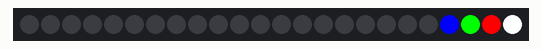
The sketch below on a simulated Arduino Uno, built with avr-gcc and run on an emulated ATmega328P. On the bench: 24 RGB LEDs in strip order, left to right.

Above: at 0.1 s.
At 63.1 s:
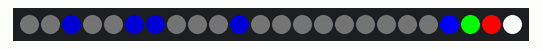
At 125.2 s:
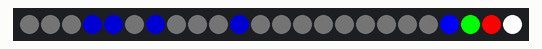

Measured:
- what the display in image 1 shows lasts 1.0 s, from 63.1 s to 64.1 s
- what the display in image 2 shows lasts 2.0 s, from 125.2 s to 127.2 s

The sketch:

neopixel_ring_speedtest.ino
```cpp
// Goal is to figure out how fast we can update the neopixel ring.
// According to specs for the WS2812B 3-color led chip,
// the refresh rate is (up to?) 400Hz, and the specs
// also claim that with a refresh rate of 30Hz, you can update
// a cascade of 1024 chips.
// For the NeoPixel Ring 24 driven by the trinket pro 5v (16MHz),
// I get a measurement of around 800 micros for executing
// strip.show() and waiting until strip.canShow() returns true.
// Note that we can use the ~50 micros that canShow consumes
// to do other work.

#include <Adafruit_NeoPixel.h>

#define PIN 6
#define NPIXELS 24

// Parameter 1 = number of pixels in strip
// Parameter 2 = Arduino pin number (most are valid)
// Parameter 3 = pixel type flags, add together as needed:
//   NEO_KHZ800  800 KHz bitstream (most NeoPixel products w/WS2812 LEDs)
//   NEO_KHZ400  400 KHz (classic 'v1' (not v2) FLORA pixels, WS2811 drivers)
//   NEO_GRB     Pixels are wired for GRB bitstream (most NeoPixel products)
//   NEO_RGB     Pixels are wired for RGB bitstream (v1 FLORA pixels, not v2)
Adafruit_NeoPixel strip = Adafruit_NeoPixel(NPIXELS, PIN, NEO_GRB + NEO_KHZ800);

// IMPORTANT: To reduce NeoPixel burnout risk, add 1000 uF capacitor across
// pixel power leads, add 300 - 500 Ohm resistor on first pixel's data input
// and minimize distance between Arduino and first pixel.  Avoid connecting
// on a live circuit...if you must, connect GND first.

void displayUnsigned(unsigned long v) {
  uint16_t pixel = 0;
  while (pixel < NPIXELS - 4) {
    if ((v & 0x1) == 0) {
      strip.setPixelColor(pixel, 1, 1, 1);
    } else {
      strip.setPixelColor(pixel, 0, 0, 128);
    }
    v = v >> 1;
    pixel++;
  }
}

void setup() {
  strip.begin();
  strip.setPixelColor(NPIXELS - 1, 255, 255, 255);
  strip.setPixelColor(NPIXELS - 2, 255, 0, 0);
  strip.setPixelColor(NPIXELS - 3, 0, 255, 0);
  strip.setPixelColor(NPIXELS - 4, 0, 0, 255);
  strip.show(); // Initialize all pixels to 'off'
  while (!strip.canShow());
}

void loop() {
  // Measure how long the time is from showing pixels to being able to call show again.
  unsigned long start = micros();
  strip.show();
  while (!strip.canShow());
  unsigned long end = micros();
  displayUnsigned(end - start);
  delay(1000);
}
```
